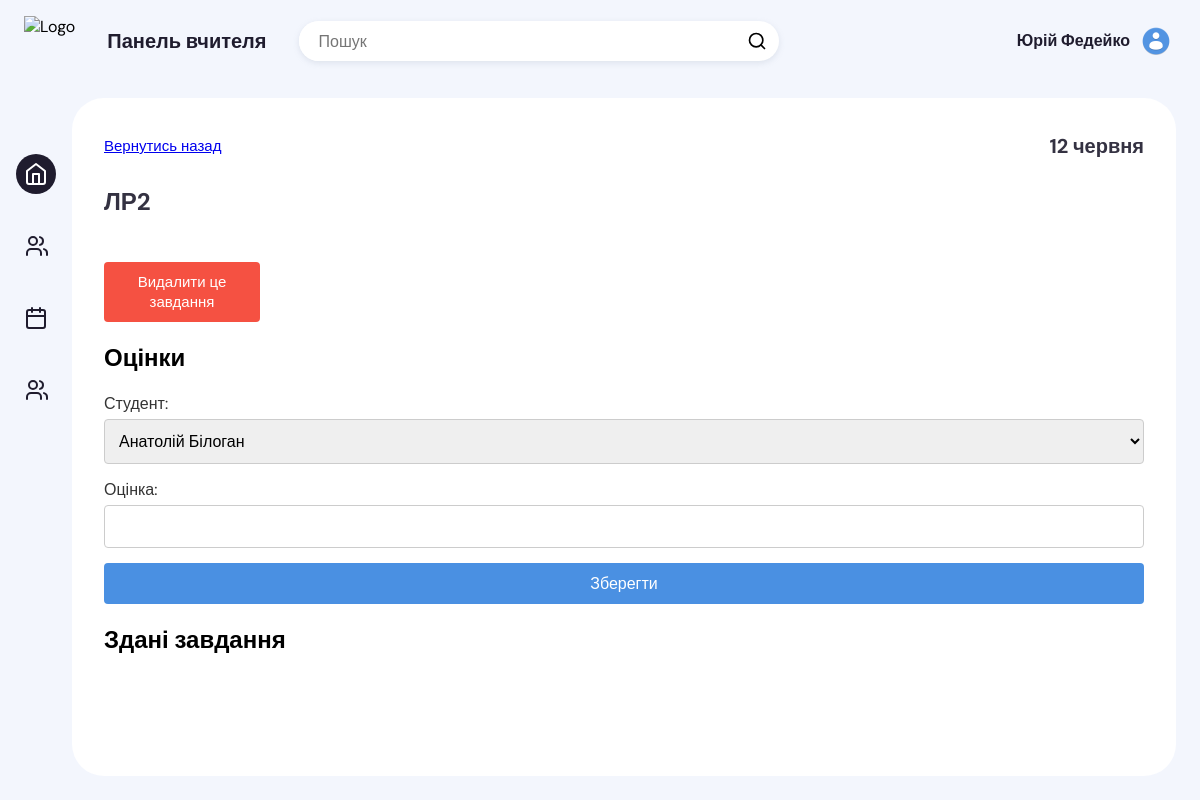
Page /teacher/assignment/2/ (signed in) on the committed database.
### UserAuth/models.py (models this page shows, shortened)
class CustomUser(AbstractUser):
    email = models.EmailField(unique=True, max_length=255)
    USERNAME_FIELD = 'email'
    REQUIRED_FIELDS = []
    objects = CustomUserManager()

class Teacher(models.Model):
    user = models.OneToOneField(settings.AUTH_USER_MODEL, on_delete=models.CASCADE)
    first_name = models.CharField(max_length=30, default='')
    last_name = models.CharField(max_length=30, default='')
    email = models.EmailField(default='')
    phone_number = models.CharField(max_length=15, blank=True, null=True)
    subjects = models.ManyToManyField(Subject, related_name='teachers')
    groups = models.ManyToManyField(Group, related_name='teachers', default='')
    avatar = models.ImageField(upload_to='avatars/', null=True, blank=True)

class Assignment(models.Model):
    subject = models.ForeignKey(Subject, on_delete=models.CASCADE, related_name='assignments')
    teacher = models.ForeignKey(Teacher, on_delete=models.CASCADE, related_name='assignments', default="")
    name = models.CharField(max_length=200)
    description = models.TextField()
    publication_date = models.DateTimeField(auto_now_add=True)
    deadline = models.DateTimeField()
    file = models.FileField(upload_to='assignments/', null=True, blank=True)

### UserAuth/decorators.py (the view)
    @login_required
    def _wrapped_view(request, *args, **kwargs):
        if hasattr(request.user, 'teacher'):
            return view_func(request, *args, **kwargs)
        else:
            return redirect('student:index')

### Teachers/templatetags/custom_filters.py (called while the page is built)
@register.filter
def ukr_month(value):
    months = {
        1: 'січня',
        2: 'лютого',
        3: 'березня',
        4: 'квітня',
        5: 'травня',
        6: 'червня',
        7: 'липня',
        8: 'серпня',
        9: 'вересня',
        10: 'жовтня',
        11: 'листопада',
        12: 'грудня'
    }
    return months.get(value.month)

### Teachers/views.py (called while the page is built, shortened)
@teacher_required
def assignment_detail(request, assignment_id):
    assignment = get_object_or_404(Assignment, id=assignment_id)
    students = assignment.subject.group.students.all()
    student_assignments = StudentAssignment.objects.filter(assignment=assignment, completed=True)
    context = {
        'current_date': current_date,
        'assignment': assignment,
        'students': students,
        'student_assignments': student_assignments,
    }
    return render(request, 'teacher/assignment_detail.html', context)

### Teachers/templates/teacher/assignment_detail.html (shortened to what this page needs)
{% extends "teacher/template.html" %}
{% load static %}
{% load custom_filters %}
        {% block content %}
                <div class="projects-section-header">
                    <a class="header-text" href="/teacher">Вернутись назад</a>
                    <p class="time">{{ current_date|date:"j" }} {{ current_date|ukr_month }}</p>
                </div>
                <div class="projects-section-header">
                    <p>{{ assignment.name }}</p>
                </div>
                <form method="post" action="{% url 'teachers:delete_assignment' assignment.id %}" style="margin-top: 20px;">
                    <button type="submit" class="delete-btn">Видалити це завдання</button>
                </form>
                <div class="projects-section-content">
                    <h2>Оцінки</h2>
                    <form method="post">
                        <label for="student">Студент:</label>
                        <select id="student" name="student">
                            {% for student in students %}
                            <option value="{{ student.id }}">{{ student.first_name }} {{ student.last_name }}</option>
                            {% endfor %}
                        </select>
                        <label for="grade">Оцінка:</label>
                        <input type="number" id="grade" name="grade" min="1" max="12">
                        <button type="submit">Зберегти</button>
                    </form>
                </div>
                <div class="projects-section-content">
                    <h2>Здані завдання</h2>
                </div>
                {% endblock %}

### Teachers/templates/teacher/template.html (shortened to what this page needs)
{% load static %}
<!DOCTYPE html>
<html lang="uk">
<head>
    <link rel="stylesheet" href="{% static 'teachers/styles.css' %}">
</head>
<body>
    <div class="app-container">
        <div class="app-header">
            <div class="app-header-left">
                <img src="https://kep.nung.edu.ua/static/img/fullLogo.svg" class="logo" alt="Logo">
                <p class="app-name">Панель вчителя</p>
                <div class="search-wrapper">
                    <input class="search-input" type="text" placeholder="Пошук">
                    <svg xmlns="http://www.w3.org/2000/svg" width="20" height="20" fill="none" stroke="currentColor" stroke-linecap="round" stroke-linejoin="round" stroke-width="2" class="feather feather-search" viewBox="0 0 24 24">
                        <circle cx="11" cy="11" r="8"></circle>
                        <path d="M21 21l-4.35-4.35"></path>
                    </svg>
                </div>
            </div>
            <div class="app-header-right">
                <div class="profile-btn">
                    <div>{{ request.user.teacher.first_name }} {{ request.user.teacher.last_name }}</div>
                    {% if request.user.teacher.avatar %}
                      <img src="{{ request.user.teacher.avatar.url }}" class="avatar" />
                      {% else %}
                          <img src="https://png.pngtree.com/png-vector/20220817/ourmid/pngtree-man-avatar-with-circle-frame-vector-ilustration-png-image_6110328.png" class="avatar" />
                      {% endif %}
                </div>
            </div>
        </div>
        <div class="app-content">
            <div class="app-sidebar">
                <a href="" class="app-sidebar-link active" id="home">
                </a>
                <a href="" class="app-sidebar-link" id="subject">
                </a>
                <a href="" class="app-sidebar-link" id="calendar">
                </a>
                <a href="" class="app-sidebar-link" id="contacts">
                </a>
            </div>
            <div class="projects-section">
                {% block content %}{% endblock %}
            </div>
        </div>
    </div>
</body>
</html>

### Teachers/static/teachers/styles.css (style rules this page uses)
* { box-sizing: border-box; }
:root { --app-container: #f3f6fd; --main-color: #1f1c2e; --secondary-color: #4a4a4a; --link-color: #1f1c2e; --link-color-hover: #c3cff4; --link-color-active: #fff; --link-color-active-bg: #1f1c2e; --projects-section: #fff; --message-box-hover: #fafcff; --message-box-border: #e9ebf0; --more-list-bg: #fff; --more-list-bg-hover: #f6fbff; --more-list-shadow: rgba(209, 209, 209, 0.4); --button-bg: #1f1c24; --search-area-bg: #fff; --star: #1ff1c2 e; --message-btn: #fff; }
html, body { width: 100%; height: 100vh; margin: 0; }
body { font-family: 'DM Sans', sans-serif; overflow: hidden; display: flex; justify-content: center; background-color: var(--app-container); }
button, a { cursor: pointer; }
.app-container { width: 100%; display: flex; flex-direction: column; height: 100%; background-color: var(--app-container); transition: 0.2s; max-width: 1800px; }
.app-container button, .app-container input, .app-container optgroup, .app-container select, .app-container textarea { font-family: 'DM Sans', sans-serif; }
.app-content { display: flex; height: 100%; overflow: hidden; padding: 16px 24px 24px 0; }
.profile-btn { gap: 10px; padding: 0; border: 0; background-color: transparent; position: relative; display: flex; align-items: center; padding-left: 12px; border-left: 2px solid #ddd; }
.profile-btn img { width: 40px; height: 40px; object-fit: cover; border-radius: 50%; margin-right: 4px; }
.profile-btn div { color: var(--main-color); font-size: 16px; line-height: 24px; font-weight: 700; }
.app-header { display: flex; justify-content: space-between; align-items: center; width: 100%; padding: 16px 24px; position: relative; }
.app-header-left, .app-header-right { display: flex; align-items: center; }
.app-header-left { flex-grow: 1; }
.app-name { color: var(--main-color); margin: 0; font-size: 20px; line-height: 24px; font-weight: 700; margin: 0 32px; }
.search-wrapper { border-radius: 20px; background-color: var(--search-area-bg); padding-right: 12px; height: 40px; display: flex; justify-content: space-between; align-items: center; width: 100%; max-width: 480px; color: var(--light-font); box-shadow: 0 2px 6px 0 rgba(136, 148, 171, .2), 0 24px 20px -24px rgba(71, 82, 107, .1); overflow: hidden; }
.logo { height: 50px; }
.search-input { border: none; flex: 1; outline: none; height: 100%; padding: 0 20px; font-size: 16px; background-color: var(--search-area-bg); color: var(--main-color); }
.search-input:placeholder { color: var(--main-color); opacity: 0.6; }
.profile-btn { padding: 0; border: 0; background-color: transparent; display: flex; align-items: center; padding-left: 12px; }
.profile-btn img { width: 32px; height: 32px; object-fit: cover; border-radius: 50%; margin-right: 4px; }
.app-sidebar { padding: 40px 16px; display: flex; flex-direction: column; align-items: center; }
.app-sidebar-link { color: var(--main-color); color: var(--link-color); margin: 16px 0; transition: 0.2s; border-radius: 50%; flex-shrink: 0; width: 40px; height: 40px; display: flex; justify-content: center; align-items: center; }
.app-sidebar-link.active { background-color: var(--link-color-active-bg); color: var(--link-color-active); }
.projects-section { overflow-y: auto; flex: 2; background-color: var(--projects-section); border-radius: 32px; padding: 32px 32px 0 32px; overflow: hidden; height: 100%; display: flex; flex-direction: column; }
.projects-section-header { display: flex; justify-content: space-between; align-items: center; margin-bottom: 24px; color: var(--main-color); }
.projects-section-header p { font-size: 24px; line-height: 32px; font-weight: 700; opacity: 0.9; margin: 0; color: var(--main-color); }
.projects-section-header .time { font-size: 20px; }
.projects-section-header .header-text { font-size: 15px; }

### Teachers/templates/teacher/assignment_detail.html (style rules this page uses)
form { display: flex; flex-direction: column; }
label { margin-bottom: 5px; color: #333333; }
select, input[type="number"] { margin-bottom: 15px; padding: 10px; border: 1px solid #cccccc; border-radius: 4px; font-size: 1rem; }
button { background-color: #4A90E2; color: white; border: none; border-radius: 4px; padding: 10px 20px; cursor: pointer; font-size: 1rem; }
.delete-btn { background-color: #f55142; width: 15%; font-size: 15px; }
.projects-section { overflow-y: auto; }

### rows in the picture
CustomUser: user.teacher.first_name "Юрій", user.teacher.last_name "Федейко", user.teacher.avatar (placeholder picture)
Assignment: name "ЛР2"

### other values in the picture
{{ current_date|date:"j" }} "12"
{{ current_date|ukr_month }} "червня"
form field student "Анатолій Білоган"
